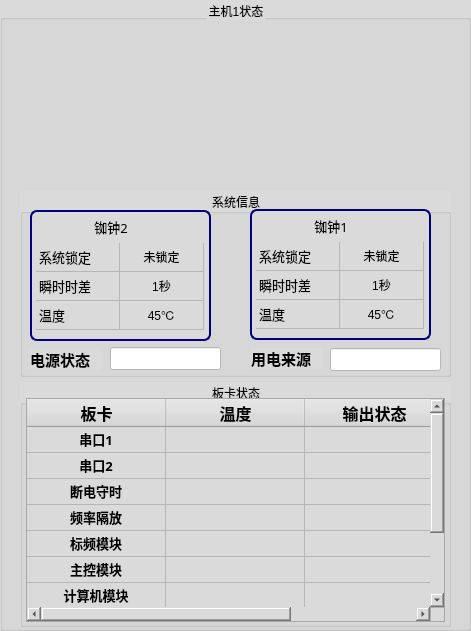
     <widget class="QGroupBox" name="groupBox_page2_host1">
      <property name="geometry">
       <rect>
        <x>30</x>
        <y>80</y>
        <width>471</width>
        <height>631</height>
       </rect>
      </property>
      <property name="styleSheet">
       <string notr="true">background-color: rgb(218, 218, 218);</string>
      </property>
      <property name="title">
       <string>主机1状态</string>
      </property>
      <property name="alignment">
       <set>Qt::AlignCenter</set>
      </property>
      <widget class="QGroupBox" name="groupBox_55">
       <property name="geometry">
        <rect>
         <x>20</x>
         <y>382</y>
         <width>431</width>
         <height>245</height>
        </rect>
       </property>
       <property name="font">
        <font>
         <family>微软雅黑</family>
         <pointsize>9</pointsize>
        </font>
       </property>
       <property name="title">
        <string>板卡状态</string>
       </property>
       <property name="alignment">
        <set>Qt::AlignCenter</set>
       </property>
       <widget class="QTableWidget" name="tableWidget_cardBoardStatus_1">
        <property name="geometry">
         <rect>
          <x>6</x>
          <y>16</y>
          <width>419</width>
          <height>224</height>
         </rect>
        </property>
        <property name="focusPolicy">
         <enum>Qt::NoFocus</enum>
        </property>
        <property name="editTriggers">
         <set>QAbstractItemView::NoEditTriggers</set>
        </property>
        <attribute name="horizontalHeaderDefaultSectionSize">
         <number>139</number>
        </attribute>
        <attribute name="horizontalHeaderHighlightSections">
         <bool>false</bool>
        </attribute>
        <attribute name="horizontalHeaderMinimumSectionSize">
         <number>31</number>
        </attribute>
        <attribute name="verticalHeaderVisible">
         <bool>false</bool>
        </attribute>
        <attribute name="verticalHeaderDefaultSectionSize">
         <number>22</number>
        </attribute>
        <attribute name="verticalHeaderHighlightSections">
         <bool>false</bool>
        </attribute>
        <attribute name="verticalHeaderMinimumSectionSize">
         <number>26</number>
        </attribute>
        <row>
         <property name="text">
          <string/>
         </property>
        </row>
        <row>
         <property name="text">
          <string>新建行</string>
         </property>
        </row>
        <row>
         <property name="text">
          <string>新建行</string>
         </property>
        </row>
        <row>
         <property name="text">
          <string>新建行</string>
         </property>
        </row>
        <row>
         <property name="text">
          <string>新建行</string>
         </property>
        </row>
        <row>
         <property name="text">
          <string>新建行</string>
         </property>
        </row>
        <row>
         <property name="text">
          <string>新建行</string>
         </property>
        </row>
        <row>
         <property name="text">
          <string/>
         </property>
        </row>
        <row>
         <property name="text">
          <string>新建行</string>
         </property>
        </row>
        <column>
         <property name="text">
          <string>板卡</string>
         </property>
         <property name="font">
          <font>
           <family>宋体</family>
           <pointsize>12</pointsize>
           <weight>75</weight>
           <bold>true</bold>
          </font>
         </property>
         <property name="icon">
          <iconset>
           <normaloff>image/Sound_Card_751px_1191380_easyicon.net.png</normaloff>image/Sound_Card_751px_1191380_easyicon.net.png</iconset>
         </property>
        </column>
        <column>
         <property name="text">
          <string>温度</string>
         </property>
         <property name="font">
          <font>
           <family>宋体</family>
           <pointsize>12</pointsize>
           <weight>75</weight>
           <bold>true</bold>
          </font>
         </property>
         <property name="textAlignment">
          <set>AlignCenter</set>
         </property>
         <property name="icon">
          <iconset>
           <normaloff>image/card_tempera.png</normaloff>image/card_tempera.png</iconset>
         </property>
        </column>
        <column>
         <property name="text">
          <string>输出状态</string>
         </property>
         <property name="font">
          <font>
           <family>宋体</family>
           <pointsize>12</pointsize>
           <weight>75</weight>
           <bold>true</bold>
          </font>
         </property>
         <property name="icon">
          <iconset>
           <normaloff>image/utilities_system_monitor_256px_1172158_easyicon.net.png</normaloff>image/utilities_system_monitor_256px_1172158_easyicon.net.png</iconset>
         </property>
        </column>
        <item row="0" column="0">
         <property name="text">
          <string>串口1</string>
         </property>
         <property name="font">
          <font>
           <family>宋体</family>
           <pointsize>10</pointsize>
           <weight>75</weight>
           <bold>true</bold>
          </font>
         </property>
         <property name="textAlignment">
          <set>AlignCenter</set>
         </property>
        </item>
        <item row="0" column="1">
         <property name="text">
          <string/>
         </property>
        </item>
        <item row="0" column="2">
         <property name="text">
          <string/>
         </property>
        </item>
        <item row="1" column="0">
         <property name="text">
          <string>串口2</string>
         </property>
         <property name="font">
          <font>
           <family>宋体</family>
           <pointsize>10</pointsize>
           <weight>75</weight>
           <bold>true</bold>
          </font>
         </property>
         <property name="textAlignment">
          <set>AlignCenter</set>
         </property>
        </item>
        <item row="2" column="0">
         <property name="text">
          <string>断电守时</string>
         </property>
         <property name="font">
          <font>
           <family>宋体</family>
           <pointsize>10</pointsize>
           <weight>75</weight>
           <bold>true</bold>
          </font>
         </property>
         <property name="textAlignment">
          <set>AlignCenter</set>
         </property>
        </item>
        <item row="3" column="0">
         <property name="text">
          <string>频率隔放</string>
         </property>
         <property name="font">
          <font>
           <family>宋体</family>
           <pointsize>10</pointsize>
           <weight>75</weight>
           <bold>true</bold>
          </font>
         </property>
         <property name="textAlignment">
          <set>AlignCenter</set>
         </property>
        </item>
        <item row="4" column="0">
         <property name="text">
          <string>标频模块</string>
         </property>
         <property name="font">
          <font>
           <family>宋体</family>
           <pointsize>10</pointsize>
           <weight>75</weight>
           <bold>true</bold>
          </font>
         </property>
         <property name="textAlignment">
          <set>AlignCenter</set>
         </property>
        </item>
        <item row="5" column="0">
         <property name="text">
          <string>主控模块</string>
         </property>
         <property name="font">
          <font>
           <family>宋体</family>
           <pointsize>10</pointsize>
           <weight>75</weight>
           <bold>true</bold>
          </font>
         </property>
         <property name="textAlignment">
          <set>AlignCenter</set>
         </property>
        </item>
        <item row="6" column="0">
         <property name="text">
          <string>计算机模块</string>
         </property>
         <property name="font">
          <font>
           <family>宋体</family>
           <pointsize>10</pointsize>
           <weight>75</weight>
           <bold>true</bold>
          </font>
         </property>
         <property name="textAlignment">
          <set>AlignCenter</set>
         </property>
        </item>
        <item row="7" column="0">
         <property name="text">
          <string>光纤模块</string>
         </property>
         <property name="font">
          <font>
           <family>宋体</family>
           <pointsize>10</pointsize>
           <weight>75</weight>
           <bold>true</bold>
          </font>
         </property>
         <property name="textAlignment">
          <set>AlignCenter</set>
         </property>
        </item>
        <item row="8" column="0">
         <property name="text">
          <string>测试、调试口</string>
         </property>
         <property name="font">
          <font>
           <family>宋体</family>
           <pointsize>10</pointsize>
           <weight>75</weight>
           <bold>true</bold>
          </font>
         </property>
         <property name="textAlignment">
          <set>AlignCenter</set>
         </property>
        </item>
       </widget>
      </widget>
      <widget class="QGroupBox" name="groupBox_27">
       <property name="geometry">
        <rect>
         <x>20</x>
         <y>191</y>
         <width>431</width>
         <height>186</height>
        </rect>
       </property>
       <property name="font">
        <font>
         <family>微软雅黑</family>
        </font>
       </property>
       <property name="title">
        <string>系统信息</string>
       </property>
       <property name="alignment">
        <set>Qt::AlignCenter</set>
       </property>
       <widget class="QFrame" name="frame_10">
        <property name="geometry">
         <rect>
          <x>10</x>
          <y>19</y>
          <width>181</width>
          <height>131</height>
         </rect>
        </property>
        <property name="styleSheet">
         <string notr="true">border:2px solid #000080;
border-radius:7px;</string>
        </property>
        <property name="frameShape">
         <enum>QFrame::Box</enum>
        </property>
        <property name="frameShadow">
         <enum>QFrame::Raised</enum>
        </property>
        <widget class="QLabel" name="label_page3_icon5_4">
         <property name="geometry">
          <rect>
           <x>123</x>
           <y>3</y>
           <width>31</width>
           <height>31</height>
          </rect>
         </property>
         <property name="styleSheet">
          <string notr="true">image: url(:/image/lock_lock.png);
border:0px solid #000080;
border-radius:7px;</string>
         </property>
         <property name="text">
          <string/>
         </property>
        </widget>
        <widget class="QLabel" name="label_19">
         <property name="geometry">
          <rect>
           <x>43</x>
           <y>4</y>
           <width>76</width>
           <height>25</height>
          </rect>
         </property>
         <property name="font">
          <font>
           <family>微软雅黑</family>
           <pointsize>10</pointsize>
          </font>
         </property>
         <property name="styleSheet">
          <string notr="true">border:0px solid #000080;
border-radius:7px;</string>
         </property>
         <property name="text">
          <string>铷钟2</string>
         </property>
         <property name="alignment">
          <set>Qt::AlignCenter</set>
         </property>
        </widget>
        <widget class="QTableWidget" name="tableWidget_3">
         <property name="geometry">
          <rect>
           <x>6</x>
           <y>33</y>
           <width>170</width>
           <height>91</height>
          </rect>
         </property>
         <property name="focusPolicy">
          <enum>Qt::NoFocus</enum>
         </property>
         <property name="styleSheet">
          <string notr="true">border:0px solid #000080;
border-radius:7px;</string>
         </property>
         <property name="editTriggers">
          <set>QAbstractItemView::NoEditTriggers</set>
         </property>
         <attribute name="horizontalHeaderVisible">
          <bool>false</bool>
         </attribute>
         <attribute name="horizontalHeaderDefaultSectionSize">
          <number>84</number>
         </attribute>
         <attribute name="verticalHeaderVisible">
          <bool>false</bool>
         </attribute>
         <attribute name="verticalHeaderDefaultSectionSize">
          <number>29</number>
         </attribute>
         <row>
          <property name="text">
           <string>新建行</string>
          </property>
         </row>
         <row>
          <property name="text">
           <string>新建行</string>
          </property>
         </row>
         <row>
          <property name="text">
           <string>新建行</string>
          </property>
         </row>
         <column>
          <property name="text">
           <string>新建列</string>
          </property>
         </column>
         <column>
          <property name="text">
           <string>新建列</string>
          </property>
         </column>
         <item row="0" column="0">
          <property name="text">
           <string>系统锁定</string>
          </property>
          <property name="font">
           <font>
            <pointsize>10</pointsize>
           </font>
          </property>
          <property name="icon">
           <iconset>
            <normaloff>image/Gnome_System_Lock_Screen_64_64px_532412_easyicon.net.png</normaloff>image/Gnome_System_Lock_Screen_64_64px_532412_easyicon.net.png</iconset>
          </property>
         </item>
         <item row="0" column="1">
          <property name="text">
           <string>未锁定</string>
          </property>
          <property name="font">
           <font>
            <pointsize>9</pointsize>
           </font>
          </property>
          <property name="textAlignment">
           <set>AlignCenter</set>
          </property>
         </item>
         <item row="1" column="0">
          <property name="text">
           <string>瞬时时差</string>
          </property>
          <property name="font">
           <font>
            <pointsize>10</pointsize>
           </font>
          </property>
          <property name="icon">
           <iconset>
            <normaloff>image/timeIcon2.png</normaloff>image/timeIcon2.png</iconset>
          </property>
         </item>
         <item row="1" column="1">
          <property name="text">
           <string>1秒</string>
          </property>
          <property name="font">
           <font>
            <pointsize>9</pointsize>
           </font>
          </property>
          <property name="textAlignment">
           <set>AlignCenter</set>
          </property>
         </item>
         <item row="2" column="0">
          <property name="text">
           <string>温度</string>
          </property>
          <property name="font">
           <font>
            <pointsize>10</pointsize>
           </font>
          </property>
          <property name="icon">
           <iconset>
            <normaloff>image/card_tempera.png</normaloff>image/card_tempera.png</iconset>
          </property>
         </item>
         <item row="2" column="1">
          <property name="text">
           <string>45℃</string>
          </property>
          <property name="font">
           <font>
            <pointsize>9</pointsize>
           </font>
          </property>
          <property name="textAlignment">
           <set>AlignCenter</set>
          </property>
         </item>
        </widget>
       </widget>
       <widget class="QFrame" name="frame_9">
        <property name="geometry">
         <rect>
          <x>230</x>
          <y>18</y>
          <width>181</width>
          <height>131</height>
         </rect>
        </property>
        <property name="styleSheet">
         <string notr="true">border:2px solid #000080;
border-radius:7px;</string>
        </property>
        <property name="frameShape">
         <enum>QFrame::Box</enum>
        </property>
        <property name="frameShadow">
         <enum>QFrame::Raised</enum>
        </property>
        <widget class="QLabel" name="label_page3_icon5_3">
         <property name="geometry">
          <rect>
           <x>123</x>
           <y>3</y>
           <width>31</width>
           <height>31</height>
          </rect>
         </property>
         <property name="styleSheet">
          <string notr="true">image: url(:/image/lock_unlock.png);
border:0px solid #000080;
border-radius:7px;</string>
         </property>
         <property name="text">
          <string/>
         </property>
        </widget>
        <widget class="QLabel" name="label_14">
         <property name="geometry">
          <rect>
           <x>43</x>
           <y>4</y>
           <width>76</width>
           <height>25</height>
          </rect>
         </property>
         <property name="font">
          <font>
           <family>微软雅黑</family>
           <pointsize>10</pointsize>
          </font>
         </property>
         <property name="styleSheet">
          <string notr="true">border:0px solid #000080;
border-radius:7px;</string>
         </property>
         <property name="text">
          <string>铷钟1</string>
         </property>
         <property name="alignment">
          <set>Qt::AlignCenter</set>
         </property>
        </widget>
        <widget class="QTableWidget" name="tableWidget_2">
         <property name="geometry">
          <rect>
           <x>6</x>
           <y>33</y>
           <width>170</width>
           <height>91</height>
          </rect>
         </property>
         <property name="focusPolicy">
          <enum>Qt::NoFocus</enum>
         </property>
         <property name="styleSheet">
          <string notr="true">border:0px solid #000080;
border-radius:7px;</string>
         </property>
         <property name="editTriggers">
          <set>QAbstractItemView::NoEditTriggers</set>
         </property>
         <attribute name="horizontalHeaderVisible">
          <bool>false</bool>
         </attribute>
         <attribute name="horizontalHeaderDefaultSectionSize">
          <number>84</number>
         </attribute>
         <attribute name="verticalHeaderVisible">
          <bool>false</bool>
         </attribute>
         <attribute name="verticalHeaderDefaultSectionSize">
          <number>29</number>
         </attribute>
         <row>
          <property name="text">
           <string>新建行</string>
          </property>
         </row>
         <row>
          <property name="text">
           <string>新建行</string>
          </property>
         </row>
         <row>
          <property name="text">
           <string>新建行</string>
          </property>
         </row>
         <column>
          <property name="text">
           <string>新建列</string>
          </property>
         </column>
         <column>
          <property name="text">
           <string>新建列</string>
          </property>
         </column>
         <item row="0" column="0">
          <property name="text">
           <string>系统锁定</string>
          </property>
          <property name="font">
           <font>
            <pointsize>10</pointsize>
           </font>
          </property>
          <property name="icon">
           <iconset>
            <normaloff>image/Gnome_System_Lock_Screen_64_64px_532412_easyicon.net.png</normaloff>image/Gnome_System_Lock_Screen_64_64px_532412_easyicon.net.png</iconset>
          </property>
         </item>
         <item row="0" column="1">
          <property name="text">
           <string>未锁定</string>
          </property>
          <property name="font">
           <font>
            <pointsize>9</pointsize>
           </font>
          </property>
          <property name="textAlignment">
           <set>AlignCenter</set>
          </property>
         </item>
         <item row="1" column="0">
          <property name="text">
           <string>瞬时时差</string>
          </property>
          <property name="font">
           <font>
            <pointsize>10</pointsize>
           </font>
          </property>
          <property name="icon">
           <iconset>
            <normaloff>image/timeIcon2.png</normaloff>image/timeIcon2.png</iconset>
          </property>
         </item>
         <item row="1" column="1">
          <property name="text">
           <string>1秒</string>
          </property>
          <property name="font">
           <font>
            <pointsize>9</pointsize>
           </font>
          </property>
          <property name="textAlignment">
           <set>AlignCenter</set>
          </property>
         </item>
         <item row="2" column="0">
          <property name="text">
           <string>温度</string>
          </property>
          <property name="font">
           <font>
            <pointsize>10</pointsize>
           </font>
          </property>
          <property name="icon">
           <iconset>
            <normaloff>image/card_tempera.png</normaloff>image/card_tempera.png</iconset>
          </property>
         </item>
         <item row="2" column="1">
          <property name="text">
           <string>45℃</string>
          </property>
          <property name="font">
           <font>
            <pointsize>9</pointsize>
           </font>
          </property>
          <property name="textAlignment">
           <set>AlignCenter</set>
          </property>
         </item>
        </widget>
       </widget>
       <widget class="QLabel" name="label_28">
        <property name="geometry">
         <rect>
          <x>10</x>
          <y>158</y>
          <width>71</width>
          <height>21</height>
         </rect>
        </property>
        <property name="font">
         <font>
          <family>宋体</family>
          <pointsize>11</pointsize>
          <weight>75</weight>
          <bold>true</bold>
         </font>
        </property>
        <property name="text">
         <string>电源状态</string>
        </property>
        <property name="textFormat">
         <enum>Qt::AutoText</enum>
        </property>
        <property name="alignment">
         <set>Qt::AlignLeading|Qt::AlignLeft|Qt::AlignVCenter</set>
        </property>
       </widget>
       <widget class="QLineEdit" name="lineEdit_powerStatus_4">
        <property name="enabled">
         <bool>false</bool>
        </property>
        <property name="geometry">
         <rect>
          <x>90</x>
          <y>156</y>
          <width>111</width>
          <height>23</height>
         </rect>
        </property>
        <property name="font">
         <font>
          <family>宋体</family>
         </font>
        </property>
        <property name="focusPolicy">
         <enum>Qt::NoFocus</enum>
        </property>
        <property name="styleSheet">
         <string notr="true">background-color: rgb(255, 255, 255);</string>
        </property>
        <property name="alignment">
         <set>Qt::AlignCenter</set>
        </property>
        <property name="dragEnabled">
         <bool>false</bool>
        </property>
       </widget>
       <widget class="QLineEdit" name="lineEdit_powerOrigin_4">
        <property name="enabled">
         <bool>false</bool>
        </property>
        <property name="geometry">
         <rect>
          <x>310</x>
          <y>157</y>
          <width>111</width>
          <height>23</height>
         </rect>
        </property>
        <property name="font">
         <font>
          <family>宋体</family>
         </font>
        </property>
        <property name="focusPolicy">
         <enum>Qt::NoFocus</enum>
        </property>
        <property name="styleSheet">
         <string notr="true">background-color: rgb(255, 255, 255);</string>
        </property>
        <property name="alignment">
         <set>Qt::AlignCenter</set>
        </property>
        <property name="dragEnabled">
         <bool>false</bool>
        </property>
       </widget>
       <widget class="QLabel" name="label_29">
        <property name="geometry">
         <rect>
          <x>231</x>
          <y>157</y>
          <width>71</width>
          <height>21</height>
         </rect>
        </property>
        <property name="font">
         <font>
          <family>宋体</family>
          <pointsize>11</pointsize>
          <weight>75</weight>
          <bold>true</bold>
         </font>
        </property>
        <property name="text">
         <string>用电来源</string>
        </property>
        <property name="textFormat">
         <enum>Qt::AutoText</enum>
        </property>
        <property name="alignment">
         <set>Qt::AlignLeading|Qt::AlignLeft|Qt::AlignVCenter</set>
        </property>
       </widget>
      </widget>
     </widget>
